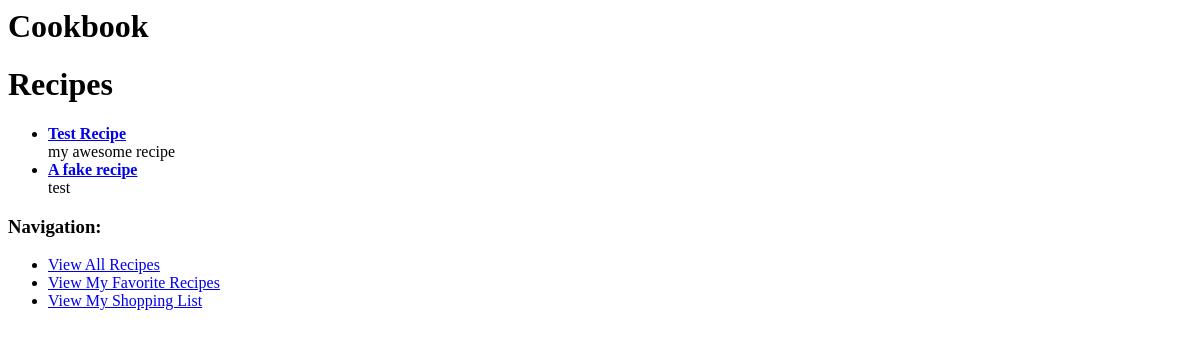
Before: /recipes/ with the older database file.
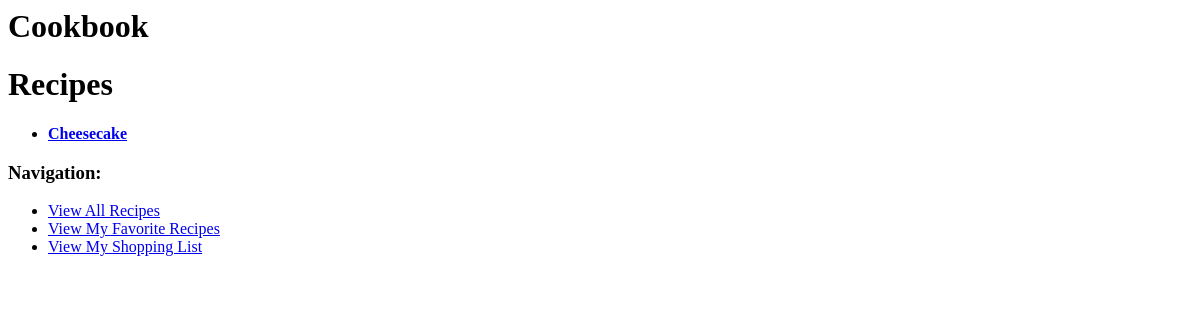
After: the same page with the newer database file.
### cookbook/models.py (models this page shows, shortened)
class Recipe(models.Model):
    title = models.CharField(max_length=200)
    description = models.TextField(null=True, blank=True)
    slug = models.SlugField()
    favorite_by = models.ManyToManyField(User, blank=True)

### cookbook/views.py (the view)
# urls.py: url(r'^recipes/$', 'cookbook.views.index'),
def index(request):
    all_recipes = Recipe.objects.all()
    user = request.user
    return render_to_response('recipes/index.html', {'all_recipes': all_recipes, 'user': user})

### templates/recipes/index.html (shortened to what this page needs)
{% extends "base.html" %}
{% block main_content %}
<h1>Recipes</h1>
<ul>
{% for r in all_recipes %}
  <li><strong><a href="/recipes/{{ r.slug }}/" title="{{ r.title }}">{{ r.title }}</a></strong>
  <br>
  {{ r.description }}</li>
{% endfor %}
</ul>
{% endblock %}

Changed rows visible on the page:
removed Recipe: title "A fake recipe", description "test"
changed Recipe: title "Test Recipe" → "Cheesecake"; description "my awesome recipe" → (not shown)
